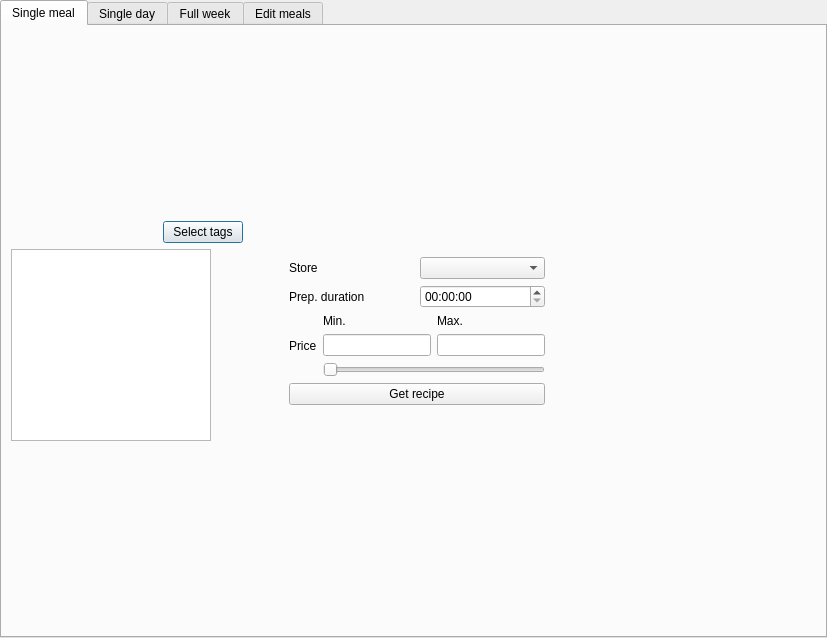
<?xml version="1.0" encoding="UTF-8"?>
<ui version="4.0">
 <class>MealWindow</class>
 <widget class="QDialog" name="MealWindow">
  <property name="enabled">
   <bool>true</bool>
  </property>
  <property name="geometry">
   <rect>
    <x>0</x>
    <y>0</y>
    <width>827</width>
    <height>638</height>
   </rect>
  </property>
  <property name="minimumSize">
   <size>
    <width>0</width>
    <height>5</height>
   </size>
  </property>
  <property name="windowTitle">
   <string>Dialog</string>
  </property>
  <layout class="QHBoxLayout" name="horizontalLayout">
   <property name="spacing">
    <number>0</number>
   </property>
   <property name="leftMargin">
    <number>0</number>
   </property>
   <property name="topMargin">
    <number>0</number>
   </property>
   <property name="rightMargin">
    <number>0</number>
   </property>
   <property name="bottomMargin">
    <number>0</number>
   </property>
   <item>
    <widget class="QTabWidget" name="tabWidget">
     <property name="enabled">
      <bool>true</bool>
     </property>
     <property name="currentIndex">
      <number>0</number>
     </property>
     <property name="tabsClosable">
      <bool>false</bool>
     </property>
     <property name="movable">
      <bool>true</bool>
     </property>
     <property name="tabBarAutoHide">
      <bool>false</bool>
     </property>
     <widget class="QWidget" name="single_tab">
      <attribute name="title">
       <string>Single meal</string>
      </attribute>
      <layout class="QHBoxLayout" name="horizontalLayout_9">
       <item>
        <layout class="QHBoxLayout" name="horizontalLayout_8">
         <item>
          <layout class="QVBoxLayout" name="verticalLayout_5">
           <item>
            <spacer name="verticalSpacer">
             <property name="orientation">
              <enum>Qt::Orientation::Vertical</enum>
             </property>
             <property name="sizeHint" stdset="0">
              <size>
               <width>20</width>
               <height>40</height>
              </size>
             </property>
            </spacer>
           </item>
           <item>
            <layout class="QVBoxLayout" name="verticalLayout">
             <item>
              <layout class="QHBoxLayout" name="horizontalLayout_4">
               <item>
                <spacer name="horizontalSpacer_3">
                 <property name="orientation">
                  <enum>Qt::Orientation::Horizontal</enum>
                 </property>
                 <property name="sizeHint" stdset="0">
                  <size>
                   <width>40</width>
                   <height>20</height>
                  </size>
                 </property>
                </spacer>
               </item>
               <item>
                <widget class="QPushButton" name="pushButton">
                 <property name="text">
                  <string>Select tags</string>
                 </property>
                </widget>
               </item>
              </layout>
             </item>
             <item>
              <widget class="QListWidget" name="listWidget">
               <property name="maximumSize">
                <size>
                 <width>200</width>
                 <height>16777215</height>
                </size>
               </property>
              </widget>
             </item>
            </layout>
           </item>
           <item>
            <spacer name="verticalSpacer_4">
             <property name="orientation">
              <enum>Qt::Orientation::Vertical</enum>
             </property>
             <property name="sizeHint" stdset="0">
              <size>
               <width>20</width>
               <height>40</height>
              </size>
             </property>
            </spacer>
           </item>
          </layout>
         </item>
         <item>
          <layout class="QVBoxLayout" name="verticalLayout_6">
           <item>
            <spacer name="verticalSpacer_2">
             <property name="orientation">
              <enum>Qt::Orientation::Vertical</enum>
             </property>
             <property name="sizeHint" stdset="0">
              <size>
               <width>20</width>
               <height>40</height>
              </size>
             </property>
            </spacer>
           </item>
           <item>
            <layout class="QHBoxLayout" name="horizontalLayout_5">
             <item>
              <spacer name="horizontalSpacer_2">
               <property name="orientation">
                <enum>Qt::Orientation::Horizontal</enum>
               </property>
               <property name="sizeHint" stdset="0">
                <size>
                 <width>40</width>
                 <height>20</height>
                </size>
               </property>
              </spacer>
             </item>
             <item>
              <layout class="QVBoxLayout" name="verticalLayout_3">
               <item>
                <layout class="QHBoxLayout" name="horizontalLayout_2">
                 <item>
                  <widget class="QLabel" name="label_2">
                   <property name="text">
                    <string>Store</string>
                   </property>
                  </widget>
                 </item>
                 <item>
                  <widget class="QComboBox" name="store_combo_box">
                   <property name="placeholderText">
                    <string>Select store</string>
                   </property>
                  </widget>
                 </item>
                </layout>
               </item>
               <item>
                <layout class="QHBoxLayout" name="horizontalLayout_3">
                 <item>
                  <widget class="QLabel" name="label_5">
                   <property name="text">
                    <string>Prep. duration</string>
                   </property>
                  </widget>
                 </item>
                 <item>
                  <layout class="QVBoxLayout" name="verticalLayout_4">
                   <item>
                    <widget class="QTimeEdit" name="duration_edit"/>
                   </item>
                  </layout>
                 </item>
                </layout>
               </item>
               <item>
                <layout class="QHBoxLayout" name="horizontalLayout_6">
                 <item>
                  <widget class="QLabel" name="label">
                   <property name="text">
                    <string>Price</string>
                   </property>
                  </widget>
                 </item>
                 <item>
                  <layout class="QVBoxLayout" name="verticalLayout_2">
                   <item>
                    <layout class="QFormLayout" name="formLayout">
                     <item row="0" column="0">
                      <widget class="QLabel" name="label_3">
                       <property name="text">
                        <string>Min.</string>
                       </property>
                      </widget>
                     </item>
                     <item row="0" column="1">
                      <widget class="QLabel" name="label_4">
                       <property name="text">
                        <string>Max.</string>
                       </property>
                      </widget>
                     </item>
                     <item row="1" column="0">
                      <widget class="QLineEdit" name="min_price_edit"/>
                     </item>
                     <item row="1" column="1">
                      <widget class="QLineEdit" name="max_price_edit"/>
                     </item>
                    </layout>
                   </item>
                   <item>
                    <widget class="QSlider" name="price_slider">
                     <property name="orientation">
                      <enum>Qt::Orientation::Horizontal</enum>
                     </property>
                    </widget>
                   </item>
                  </layout>
                 </item>
                </layout>
               </item>
               <item>
                <widget class="QPushButton" name="get_recipe_btn">
                 <property name="text">
                  <string>Get recipe</string>
                 </property>
                </widget>
               </item>
              </layout>
             </item>
             <item>
              <spacer name="horizontalSpacer">
               <property name="orientation">
                <enum>Qt::Orientation::Horizontal</enum>
               </property>
               <property name="sizeHint" stdset="0">
                <size>
                 <width>40</width>
                 <height>20</height>
                </size>
               </property>
              </spacer>
             </item>
            </layout>
           </item>
           <item>
            <spacer name="verticalSpacer_3">
             <property name="orientation">
              <enum>Qt::Orientation::Vertical</enum>
             </property>
             <property name="sizeHint" stdset="0">
              <size>
               <width>20</width>
               <height>40</height>
              </size>
             </property>
            </spacer>
           </item>
          </layout>
         </item>
         <item>
          <spacer name="horizontalSpacer_6">
           <property name="orientation">
            <enum>Qt::Orientation::Horizontal</enum>
           </property>
           <property name="sizeHint" stdset="0">
            <size>
             <width>40</width>
             <height>20</height>
            </size>
           </property>
          </spacer>
         </item>
        </layout>
       </item>
      </layout>
     </widget>
     <widget class="QWidget" name="day_tab">
      <attribute name="title">
       <string>Single day</string>
      </attribute>
     </widget>
     <widget class="QWidget" name="week_tab">
      <attribute name="title">
       <string>Full week</string>
      </attribute>
     </widget>
     <widget class="QWidget" name="tab">
      <attribute name="title">
       <string>Edit meals</string>
      </attribute>
      <widget class="QWidget" name="layoutWidget">
       <property name="geometry">
        <rect>
         <x>180</x>
         <y>190</y>
         <width>225</width>
         <height>85</height>
        </rect>
       </property>
       <layout class="QHBoxLayout" name="horizontalLayout_7">
        <item>
         <spacer name="horizontalSpacer_4">
          <property name="orientation">
           <enum>Qt::Orientation::Horizontal</enum>
          </property>
          <property name="sizeHint" stdset="0">
           <size>
            <width>40</width>
            <height>20</height>
           </size>
          </property>
         </spacer>
        </item>
        <item>
         <layout class="QVBoxLayout" name="verticalLayout_7">
          <item>
           <widget class="QPushButton" name="new_ingredient_btn">
            <property name="text">
             <string>Add new ingredient</string>
            </property>
           </widget>
          </item>
          <item>
           <widget class="QPushButton" name="new_recipe_btn">
            <property name="text">
             <string>Add new recipe</string>
            </property>
           </widget>
          </item>
          <item>
           <widget class="QPushButton" name="new_store_btn">
            <property name="text">
             <string>Add new store</string>
            </property>
           </widget>
          </item>
         </layout>
        </item>
        <item>
         <spacer name="horizontalSpacer_5">
          <property name="orientation">
           <enum>Qt::Orientation::Horizontal</enum>
          </property>
          <property name="sizeHint" stdset="0">
           <size>
            <width>40</width>
            <height>20</height>
           </size>
          </property>
         </spacer>
        </item>
       </layout>
      </widget>
     </widget>
    </widget>
   </item>
  </layout>
 </widget>
 <resources/>
 <connections/>
</ui>
